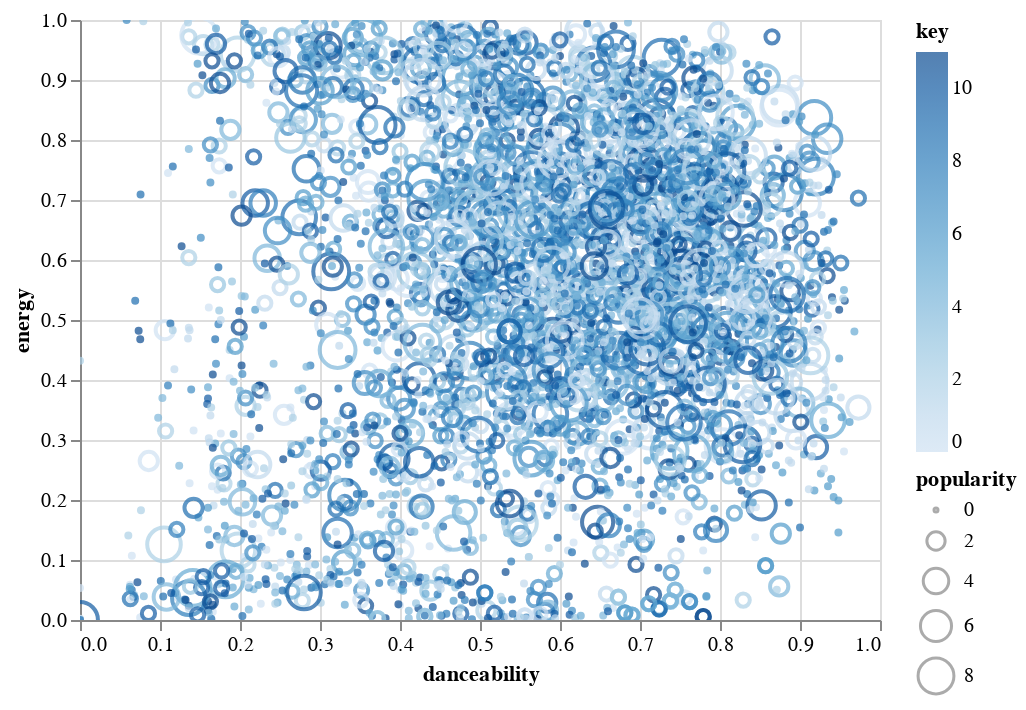

Write notebook code for a chart like this one.
### Code cell
# prompt: Using dataframe up: suggest a plot

import altair as alt

chart = alt.Chart(up).mark_point().encode(
    alt.X('danceability'),
    alt.Y('energy'),
    color = 'key',
    size = alt.Size('popularity')
).interactive()

chart

### Figure 1 — Vega-Lite specification as saved in the notebook (floating-point values rounded to 4 significant figures; data arrays with more than 128 entries replaced by an {"elided": "..."} marker saying what was removed)
{"config": {"view": {"continuousWidth": 400, "continuousHeight": 300}}, "data": {"name": "data-7da0cded93cdd2e6311c05baa092448c"}, "mark": "point", "encoding": {"color": {"field": "key", "type": "quantitative"}, "size": {"field": "popularity", "type": "quantitative"}, "x": {"field": "danceability", "type": "quantitative"}, "y": {"field": "energy", "type": "quantitative"}}, "selection": {"selector001": {"type": "interval", "bind": "scales", "encodings": ["x", "y"]}}, "$schema": "https://vega.github.io/schema/vega-lite/v4.17.0.json", "datasets": {"data-7da0cded93cdd2e6311c05baa092448c": {"elided": "4073 records"}}}
